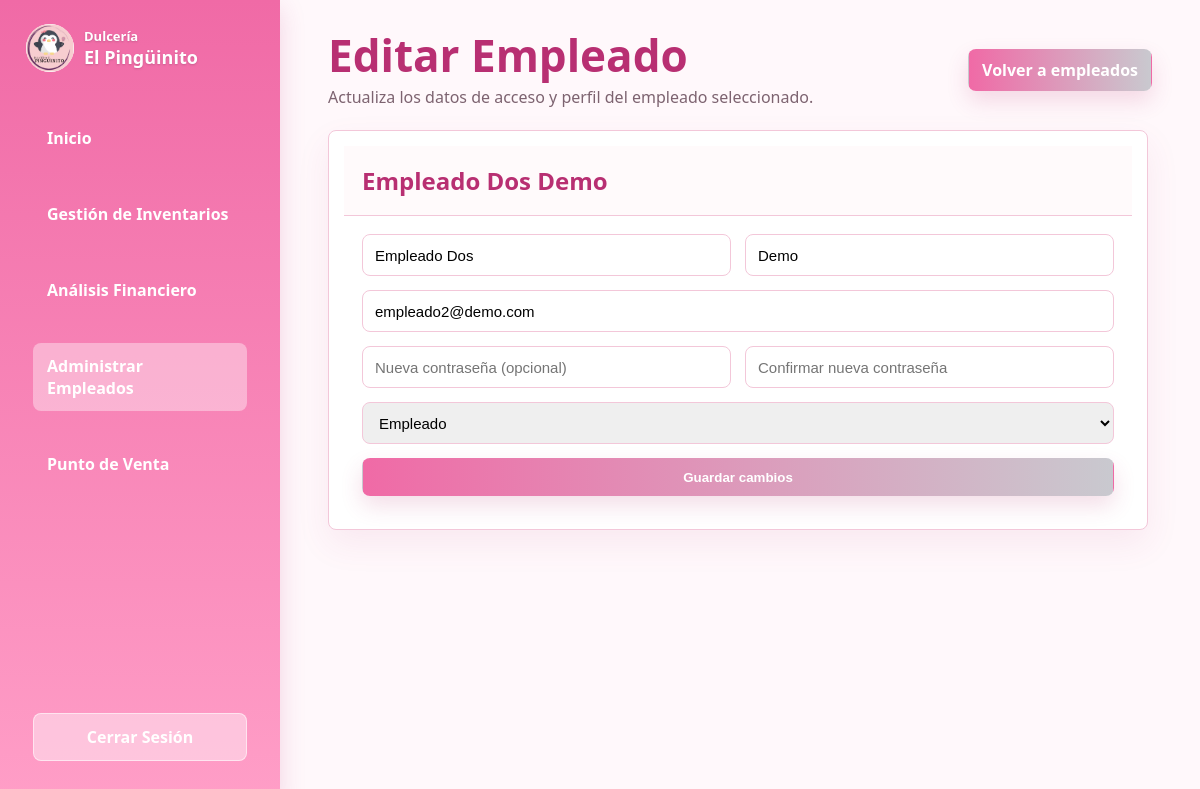
/pages/editar_empleado.php?id=7 (signed in), run on the app's committed database.
### tables this page shows
CREATE TABLE `usuarios` (
  `id` int(11) NOT NULL,
  `apellidos` varchar(50) NOT NULL,
  `nombre` varchar(100) NOT NULL,
  `email` varchar(100) NOT NULL,
  `password` varchar(255) NOT NULL,
  `rol` enum('admin','empleado') NOT NULL DEFAULT 'empleado',
  `fecha_creacion` timestamp NOT NULL DEFAULT current_timestamp()
);

### pages/editar_empleado.php (the view, shortened to what this page needs)
<?php
require_once __DIR__ . '/../includes/db.php';
$empleado_id = isset($_GET['id']) ? intval($_GET['id']) : 0;
$empleado = null;
$sql_select = "SELECT id, nombre, apellidos, email, rol FROM usuarios WHERE id = ?";
$stmt_select = $conn->prepare($sql_select);
if ($stmt_select) {
    $stmt_select->bind_param("i", $empleado_id);
    $stmt_select->execute();
    $result_select = $stmt_select->get_result();
    if ($result_select->num_rows == 1) {
        $empleado = $result_select->fetch_assoc();
    } else {
        header("Location: /DULCERIAV2/pages/administrar_empleados.php?error=empleado_no_encontrado");
        exit();
    }
} else {
    $mensaje = "Error al preparar la consulta para obtener el empleado: " . $conn->error;
    $clase_mensaje = "error";
}
?>
<!DOCTYPE html>
<html lang="es">
<head>
    <link rel="stylesheet" href="/DULCERIAV2/css/app.css">
    <link rel="stylesheet" href="/DULCERIAV2/css/module-layout.css">
</head>
<body class="module-page">
    <nav id="sidebar">
        <div class="sidebar-brand">
            <img src="/DULCERIAV2/assets/logo.png" alt="Logo de Dulcería El Pingüinito">
            <div>
                <span>Dulcería</span>
                <strong>El Pingüinito</strong>
            </div>
        </div>
        <ul class="sidebar-menu">
            <li><a href="/DULCERIAV2/pages/dashboard.php">Inicio</a></li>
            <li><a href="/DULCERIAV2/pages/inventario.php">Gestión de Inventarios</a></li>
            <li><a href="/DULCERIAV2/pages/analisis_finaciero.php">Análisis Financiero</a></li>
            <li><a class="active" href="/DULCERIAV2/pages/administrar_empleados.php">Administrar Empleados</a></li>
            <li><a href="/DULCERIAV2/pages/punto_venta.php">Punto de Venta</a></li>
        </ul>
        <ul class="sidebar-footer">
            <li><a href="/DULCERIAV2/actions/logout.php">Cerrar Sesión</a></li>
        </ul>
    </nav>
    <main class="layout">
        <div class="page-header">
            <div>
                <h1>Editar Empleado</h1>
                <p>Actualiza los datos de acceso y perfil del empleado seleccionado.</p>
            </div>
            <a class="btn btn-primary" href="/DULCERIAV2/pages/administrar_empleados.php">Volver a empleados</a>
        </div>
        <?php if ($empleado) : ?>
            <section class="panel edit-panel">
                <div class="panel-header">
                    <h2><?php echo htmlspecialchars($empleado['nombre'] . ' ' . $empleado['apellidos']); ?></h2>
                </div>
                <form class="form-grid" action="/DULCERIAV2/pages/editar_empleado.php?id=<?php echo $empleado['id']; ?>" method="POST" style="padding: 18px;">
                    <input type="text" name="nombre" id="nombre" placeholder="Nombre" value="<?php echo htmlspecialchars($empleado['nombre']); ?>" required>
                    <input type="text" name="apellidos" id="apellidos" placeholder="Apellidos" value="<?php echo htmlspecialchars($empleado['apellidos']); ?>" required>
                    <input class="full" type="email" name="correo" id="correo" placeholder="Correo electrónico" value="<?php echo htmlspecialchars($empleado['email']); ?>" required>
                    <input type="password" name="nueva_contrasena" id="nueva_contrasena" placeholder="Nueva contraseña (opcional)">
                    <input type="password" name="confirmar_contrasena" id="confirmar_contrasena" placeholder="Confirmar nueva contraseña">
                    <select class="full" name="rol" id="rol" required>
                        <option value="empleado" <?php echo ($empleado['rol'] == 'empleado') ? 'selected' : ''; ?>>Empleado</option>
                    </select>
                    <button class="btn btn-primary full" type="submit" name="actualizar">Guardar cambios</button>
                </form>
            </section>
        <?php else : ?>
            <div class="message error">No se pudo cargar la información del empleado.</div>
        <?php endif; ?>
    </main>
</body>
</html>

### css/app.css (style rules this page uses)
body { font-family: Arial, sans-serif; margin: 0; padding: 0; background: #fff; color: #333; }
#sidebar { position: fixed; left: -250px; top: 0; width: 250px; height: 100%; background: #f4a3c1; padding-top: 20px; transition: 0.3s; }
#sidebar ul { list-style: none; padding: 0; }
#sidebar ul li { padding: 15px; }
#sidebar ul li a { text-decoration: none; color: white; display: block; }
main { padding: 20px; }
h1 { color: #d14778; }
section { background: #f8f8f8; padding: 15px; margin: 10px 0; border-radius: 10px; }
h2 { color: #d14778; }

### css/module-layout.css (style rules this page uses)
:root { --pink: #f06aa6; --pink-dark: #b82f72; --ink: #3b2330; --muted: #7d6370; --line: #f3c7d9; --soft: #fff2f7; --surface: #ffffff; }
* { box-sizing: border-box; }
body.module-page { margin: 0; font-family: "Segoe UI", Arial, sans-serif; color: var(--ink); background: #fff8fb; }
.brand, .sidebar-brand { display: flex; align-items: center; gap: 10px; }
.brand img, .sidebar-brand img { border-radius: 50%; background: #fff; }
#sidebar { position: fixed; inset: 0 auto 0 0; width: 280px; padding: 24px 18px; background: linear-gradient(180deg, #f06aa6 0%, #ff9ec7 100%); box-shadow: 0 8px 24px rgba(184, 47, 114, 0.18); display: flex; flex-direction: column; z-index: 10; }
.sidebar-brand { color: #fff; margin-bottom: 28px; padding: 0 8px; text-shadow: 0 1px 2px rgba(95, 43, 70, 0.25); }
.sidebar-brand img { width: 48px; height: 48px; }
.sidebar-brand span { display: block; font-size: 13px; font-weight: 700; }
.sidebar-brand strong { display: block; font-size: 18px; }
.sidebar-menu, .sidebar-footer { list-style: none; padding: 0; margin: 0; }
.sidebar-menu { flex: 1; }
.sidebar-menu li, .sidebar-footer li { padding: 6px 0; }
.sidebar-menu a, .sidebar-footer a { display: block; padding: 12px 14px; border-radius: 8px; text-decoration: none; color: #4a2233; font-weight: 800; }
.sidebar-menu a:hover, .sidebar-menu a.active { background: rgba(255, 255, 255, 0.38); color: #8b174f; }
.sidebar-footer a { background: rgba(255, 255, 255, 0.42); border: 1px solid rgba(255, 255, 255, 0.55); color: #8b174f; text-align: center; }
.layout { width: min(1480px, calc(100% - 320px)); margin-left: 300px; padding: 32px 28px 48px; }
.page-header { display: flex; justify-content: space-between; align-items: center; gap: 18px; margin-bottom: 22px; }
.page-header h1 { margin: 0 0 8px; color: var(--pink-dark); font-size: clamp(30px, 4vw, 44px); line-height: 1.05; }
.page-header p { margin: 0; color: var(--muted); }
.panel, .summary-card { border: 1px solid var(--line); border-radius: 8px; background: var(--surface); box-shadow: 0 14px 34px rgba(184, 47, 114, 0.08); }
.panel { overflow: hidden; }
.panel-header { display: flex; justify-content: space-between; align-items: center; gap: 16px; padding: 18px; border-bottom: 1px solid var(--line); background: #fffafb; }
.panel-header h2, .panel h2 { margin: 0; color: var(--pink-dark); }
.field, .search-bar, input, select { border: 1px solid var(--line); border-radius: 8px; outline: none; }
.btn, button.btn { min-height: 38px; padding: 9px 13px; border: 1px solid transparent; border-radius: 8px; cursor: pointer; font-weight: 800; text-decoration: none; display: inline-flex; align-items: center; justify-content: center; }
.btn-primary { background: linear-gradient(90deg, #f06aa6, #c9c9cf); color: #fff; box-shadow: 0 10px 22px rgba(184, 47, 114, 0.16); }
.form-grid { display: grid; grid-template-columns: repeat(2, minmax(0, 1fr)); gap: 14px; }
.form-grid input, .form-grid select { width: 100%; min-height: 42px; padding: 0 12px; font-size: 15px; }
.form-grid .full { grid-column: 1 / -1; }

### pages/editar_empleado.php (style rules this page uses)
.edit-panel { max-width: 820px; }

### data on the page
usuarios: nombre+apellidos "Empleado Dos Demo", nombre "Empleado Dos", apellidos "Demo", correo "empleado2@demo.com", rol "Empleado"
